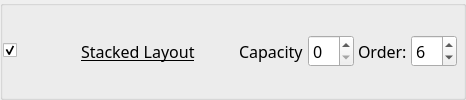
        <widget class="QGroupBox" name="GB_6_stackedLayout">
         <property name="sizePolicy">
          <sizepolicy hsizetype="Preferred" vsizetype="Maximum">
           <horstretch>0</horstretch>
           <verstretch>0</verstretch>
          </sizepolicy>
         </property>
         <property name="title">
          <string/>
         </property>
         <property name="flat">
          <bool>true</bool>
         </property>
         <layout class="QGridLayout" name="gridLayout_25">
          <property name="leftMargin">
           <number>0</number>
          </property>
          <property name="horizontalSpacing">
           <number>4</number>
          </property>
          <item row="0" column="0">
           <widget class="QCheckBox" name="kcfg_stackedLayoutEnabled">
            <property name="accessibleName">
             <string>Stacked Layout</string>
            </property>
            <property name="checked">
             <bool>true</bool>
            </property>
           </widget>
          </item>
          <item row="0" column="1">
           <widget class="QToolButton" name="stackedLayoutPictogram">
            <property name="icon">
             <iconset theme="krohnkite-layout-stacked"/>
            </property>
            <property name="iconSize">
             <size><width>48</width><height>32</height></size>
            </property>
            <property name="minimumSize">
             <size><width>56</width><height>40</height></size>
            </property>
            <property name="maximumSize">
             <size><width>56</width><height>40</height></size>
            </property>
            <property name="autoRaise"><bool>true</bool></property>
            <property name="focusPolicy"><enum>Qt::FocusPolicy::NoFocus</enum></property>
            <property name="accessibleName"><string>Stacked Layout preview</string></property>
            <property name="styleSheet">
             <string notr="true">QToolButton { border: none; background: transparent; } QToolButton:hover { border: none; background: transparent; } QToolButton:pressed { border: none; background: transparent; }</string>
            </property>
           </widget>
          </item>
          <property name="topMargin">
           <number>0</number>
          </property>
          <property name="rightMargin">
           <number>6</number>
          </property>
          <property name="bottomMargin">
           <number>0</number>
          </property>
          <property name="verticalSpacing">
           <number>0</number>
          </property>
          <item row="0" column="6">
           <widget class="QLabel" name="label_51">
            <property name="font">
             <font>
              <family>Noto Sans</family>
              <pointsize>12</pointsize>
              <italic>false</italic>
              <bold>false</bold>
              <underline>false</underline>
             </font>
            </property>
            <property name="text">
             <string>Order:</string>
            </property>
           </widget>
          </item>
          <item row="0" column="7">
           <widget class="QSpinBox" name="kcfg_stackedLayoutOrder">
            <property name="font">
             <font>
              <family>Noto Sans</family>
              <pointsize>12</pointsize>
              <italic>false</italic>
              <bold>false</bold>
              <underline>false</underline>
             </font>
            </property>
            <property name="toolTip">
             <string>Order in layout rotation</string>
            </property>
            <property name="minimum">
             <number>1</number>
            </property>
            <property name="maximum">
             <number>12</number>
            </property>
            <property name="value">
             <number>6</number>
            </property>
           </widget>
          </item>
          <item row="0" column="3">
           <spacer name="horizontalSpacer_20">
            <property name="orientation">
             <enum>Qt::Orientation::Horizontal</enum>
            </property>
            <property name="sizeHint" stdset="0">
             <size>
              <width>40</width>
              <height>20</height>
             </size>
            </property>
           </spacer>
          </item>
          <item row="0" column="5">
           <widget class="QSpinBox" name="kcfg_stackedLayoutCapacity">
            <property name="font">
             <font>
              <family>Noto Sans</family>
              <pointsize>12</pointsize>
              <italic>false</italic>
              <bold>false</bold>
              <underline>false</underline>
             </font>
            </property>
            <property name="toolTip">
             <string>&lt;html&gt;&lt;head/&gt;&lt;body&gt;&lt;p&gt;0 - to disable&lt;/p&gt;&lt;/body&gt;&lt;/html&gt;</string>
            </property>
            <property name="maximum">
             <number>99</number>
            </property>
            <property name="value">
             <number>0</number>
            </property>
           </widget>
          </item>
          <item row="0" column="4">
           <widget class="QLabel" name="label_44">
            <property name="font">
             <font>
              <family>Noto Sans</family>
              <pointsize>12</pointsize>
              <italic>false</italic>
              <bold>false</bold>
              <underline>false</underline>
             </font>
            </property>
            <property name="text">
             <string>Capacity</string>
            </property>
           </widget>
          </item>
          <item row="0" column="2">
           <widget class="QLabel" name="label_50">
            <property name="font">
             <font>
              <family>Noto Sans</family>
              <pointsize>12</pointsize>
              <italic>false</italic>
              <bold>false</bold>
              <underline>true</underline>
             </font>
            </property>
            <property name="text">
             <string>Stacked Layout</string>
            </property>
            <property name="margin">
             <number>0</number>
            </property>
            <property name="buddy">
             <cstring>kcfg_stackedLayoutEnabled</cstring>
            </property>
           </widget>
          </item>
          </layout>
        </widget>
